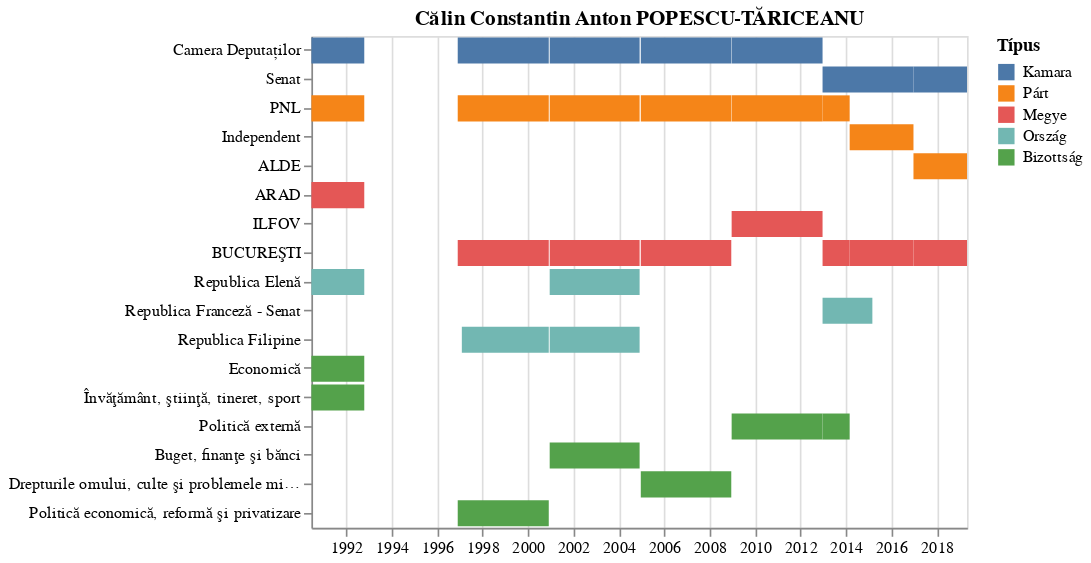

Notebook cell for this chart:
### Code cell
alt.Chart(ef,
          title=m['Name']['full']
         ).mark_bar().encode(
    x=alt.X('start:T',title=''),
    x2='end:T',
    y=alt.Y('Csoportok:N',title='',
            sort=alt.EncodingSortField(field="order", op="mean", order='descending')),
    color=alt.Color('Típus:N',
        sort=alt.EncodingSortField(field="order", op="mean", order='descending'))
)

### Figure 1 — Vega-Lite specification as saved in the notebook (floating-point values rounded to 4 significant figures)
{"$schema": "https://vega.github.io/schema/vega-lite/v2.6.0.json", "config": {"view": {"height": 300, "width": 400}}, "data": {"name": "data-abc7523d72f850fd25eb95195ec928f2"}, "datasets": {"data-abc7523d72f850fd25eb95195ec928f2": [{"Csoportok": "Economică", "Name": "Călin Constantin Anton POPESCU-TĂRICEANU", "Típus": "Bizottság", "duration": 850, "end": "1992-10-16T00:00:00", "order": 1, "start": "1990-06-19T00:00:00"}, {"Csoportok": "Învăţământ, ştiinţă, tineret, sport", "Name": "Călin Constantin Anton POPESCU-TĂRICEANU", "Típus": "Bizottság", "duration": 850, "end": "1992-10-16T00:00:00", "order": 1, "start": "1990-06-19T00:00:00"}, {"Csoportok": "Politică externă", "Name": "Călin Constantin Anton POPESCU-TĂRICEANU", "Típus": "Bizottság", "duration": 1462, "end": "2012-12-20T00:00:00", "order": 1, "start": "2008-12-19T00:00:00"}, {"Csoportok": "Politică externă", "Name": "Călin Constantin Anton POPESCU-TĂRICEANU", "Típus": "Bizottság", "duration": 436, "end": "2014-03-01T00:00:00", "order": 1, "start": "2012-12-20T00:00:00"}, {"Csoportok": "Buget, finanţe şi bănci", "Name": "Călin Constantin Anton POPESCU-TĂRICEANU", "Típus": "Bizottság", "duration": 1446, "end": "2004-11-30T00:00:00", "order": 1, "start": "2000-12-15T00:00:00"}, {"Csoportok": "Drepturile omului, culte şi problemele minorităţilor naţionale", "Name": "Călin Constantin Anton POPESCU-TĂRICEANU", "Típus": "Bizottság", "duration": 1455, "end": "2008-12-13T00:00:00", "order": 1, "start": "2004-12-19T00:00:00"}, {"Csoportok": "Politică economică, reformă şi privatizare", "Name": "Călin Constantin Anton POPESCU-TĂRICEANU", "Típus": "Bizottság", "duration": 1464, "end": "2000-11-30T00:00:00", "order": 1, "start": "1996-11-27T00:00:00"}, {"Csoportok": "Camera Deputaților", "Name": "Călin Constantin Anton POPESCU-TĂRICEANU", "Típus": "Kamara", "duration": 850, "end": "1992-10-16T00:00:00", "order": 60, "start": "1990-06-19T00:00:00"}, {"Csoportok": "Camera Deputaților", "Name": "Călin Constantin Anton POPESCU-TĂRICEANU", "Típus": "Kamara", "duration": 1462, "end": "2012-12-20T00:00:00", "order": 60, "start": "2008-12-19T00:00:00"}, {"Csoportok": "Senat", "Name": "Călin Constantin Anton POPESCU-TĂRICEANU", "Típus": "Kamara", "duration": 1462, "end": "2016-12-21T00:00:00", "order": 60, "start": "2012-12-20T00:00:00"}, {"Csoportok": "Camera Deputaților", "Name": "Călin Constantin Anton POPESCU-TĂRICEANU", "Típus": "Kamara", "duration": 1446, "end": "2004-11-30T00:00:00", "order": 60, "start": "2000-12-15T00:00:00"}, {"Csoportok": "Senat", "Name": "Călin Constantin Anton POPESCU-TĂRICEANU", "Típus": "Kamara", "duration": 861, "end": "2019-05-01T00:00:00", "order": 60, "start": "2016-12-21T00:00:00"}, {"Csoportok": "Camera Deputaților", "Name": "Călin Constantin Anton POPESCU-TĂRICEANU", "Típus": "Kamara", "duration": 1455, "end": "2008-12-13T00:00:00", "order": 60, "start": "2004-12-19T00:00:00"}, {"Csoportok": "Camera Deputaților", "Name": "Călin Constantin Anton POPESCU-TĂRICEANU", "Típus": "Kamara", "duration": 1464, "end": "2000-11-30T00:00:00", "order": 60, "start": "1996-11-27T00:00:00"}, {"Csoportok": "ARAD", "Name": "Călin Constantin Anton POPESCU-TĂRICEANU", "Típus": "Megye", "duration": 850, "end": "1992-10-16T00:00:00", "order": 30, "start": "1990-06-19T00:00:00"}, {"Csoportok": "ILFOV", "Name": "Călin Constantin Anton POPESCU-TĂRICEANU", "Típus": "Megye", "duration": 1462, "end": "2012-12-20T00:00:00", "order": 30, "start": "2008-12-19T00:00:00"}, {"Csoportok": "BUCUREŞTI", "Name": "Călin Constantin Anton POPESCU-TĂRICEANU", "Típus": "Megye", "duration": 436, "end": "2014-03-01T00:00:00", "order": 30, "start": "2012-12-20T00:00:00"}, {"Csoportok": "BUCUREŞTI", "Name": "Călin Constantin Anton POPESCU-TĂRICEANU", "Típus": "Megye", "duration": 1026, "end": "2016-12-21T00:00:00", "order": 30, "start": "2014-03-01T00:00:00"}, {"Csoportok": "BUCUREŞTI", "Name": "Călin Constantin Anton POPESCU-TĂRICEANU", "Típus": "Megye", "duration": 1446, "end": "2004-11-30T00:00:00", "order": 30, "start": "2000-12-15T00:00:00"}, {"Csoportok": "BUCUREŞTI", "Name": "Călin Constantin Anton POPESCU-TĂRICEANU", "Típus": "Megye", "duration": 861, "end": "2019-05-01T00:00:00", "order": 30, "start": "2016-12-21T00:00:00"}, {"Csoportok": "BUCUREŞTI", "Name": "Călin Constantin Anton POPESCU-TĂRICEANU", "Típus": "Megye", "duration": 1455, "end": "2008-12-13T00:00:00", "order": 30, "start": "2004-12-19T00:00:00"}, {"Csoportok": "BUCUREŞTI", "Name": "Călin Constantin Anton POPESCU-TĂRICEANU", "Típus": "Megye", "duration": 1464, "end": "2000-11-30T00:00:00", "order": 30, "start": "1996-11-27T00:00:00"}, {"Csoportok": "Republica Elenă", "Name": "Călin Constantin Anton POPESCU-TĂRICEANU", "Típus": "Ország", "duration": 850, "end": "1992-10-16T00:00:00", "order": 4, "start": "1990-06-19T00:00:00"}, {"Csoportok": "Republica Franceză - Senat", "Name": "Călin Constantin Anton POPESCU-TĂRICEANU", "Típus": "Ország", "duration": 801, "end": "2015-03-01T00:00:00", "order": 4, "start": "2012-12-20T00:00:00"}, {"Csoportok": "Republica Filipine", "Name": "Călin Constantin Anton POPESCU-TĂRICEANU", "Típus": "Ország", "duration": 1446, "end": "2004-11-30T00:00:00", "order": 4, "start": "2000-12-15T00:00:00"}, {"Csoportok": "Republica Elenă", "Name": "Călin Constantin Anton POPESCU-TĂRICEANU", "Típus": "Ország", "duration": 1446, "end": "2004-11-30T00:00:00", "order": 4, "start": "2000-12-15T00:00:00"}, {"Csoportok": "Republica Filipine", "Name": "Călin Constantin Anton POPESCU-TĂRICEANU", "Típus": "Ország", "duration": 1398, "end": "2000-11-30T00:00:00", "order": 4, "start": "1997-02-01T00:00:00"}, {"Csoportok": "PNL", "Name": "Călin Constantin Anton POPESCU-TĂRICEANU", "Típus": "Párt", "duration": 850, "end": "1992-10-16T00:00:00", "order": 50, "start": "1990-06-19T00:00:00"}, {"Csoportok": "PNL", "Name": "Călin Constantin Anton POPESCU-TĂRICEANU", "Típus": "Párt", "duration": 1462, "end": "2012-12-20T00:00:00", "order": 50, "start": "2008-12-19T00:00:00"}, {"Csoportok": "PNL", "Name": "Călin Constantin Anton POPESCU-TĂRICEANU", "Típus": "Párt", "duration": 436, "end": "2014-03-01T00:00:00", "order": 50, "start": "2012-12-20T00:00:00"}, {"Csoportok": "Independent", "Name": "Călin Constantin Anton POPESCU-TĂRICEANU", "Típus": "Párt", "duration": 1026, "end": "2016-12-21T00:00:00", "order": 50, "start": "2014-03-01T00:00:00"}, {"Csoportok": "PNL", "Name": "Călin Constantin Anton POPESCU-TĂRICEANU", "Típus": "Párt", "duration": 1446, "end": "2004-11-30T00:00:00", "order": 50, "start": "2000-12-15T00:00:00"}, {"Csoportok": "ALDE", "Name": "Călin Constantin Anton POPESCU-TĂRICEANU", "Típus": "Párt", "duration": 861, "end": "2019-05-01T00:00:00", "order": 50, "start": "2016-12-21T00:00:00"}, {"Csoportok": "PNL", "Name": "Călin Constantin Anton POPESCU-TĂRICEANU", "Típus": "Párt", "duration": 1455, "end": "2008-12-13T00:00:00", "order": 50, "start": "2004-12-19T00:00:00"}, {"Csoportok": "PNL", "Name": "Călin Constantin Anton POPESCU-TĂRICEANU", "Típus": "Párt", "duration": 1464, "end": "2000-11-30T00:00:00", "order": 50, "start": "1996-11-27T00:00:00"}]}, "encoding": {"color": {"field": "Típus", "sort": {"field": "order", "op": "mean", "order": "descending"}, "type": "nominal"}, "x": {"field": "start", "title": "", "type": "temporal"}, "x2": {"field": "end", "type": "temporal"}, "y": {"field": "Csoportok", "sort": {"field": "order", "op": "mean", "order": "descending"}, "title": "", "type": "nominal"}}, "mark": "bar", "title": "Călin Constantin Anton POPESCU-TĂRICEANU"}
